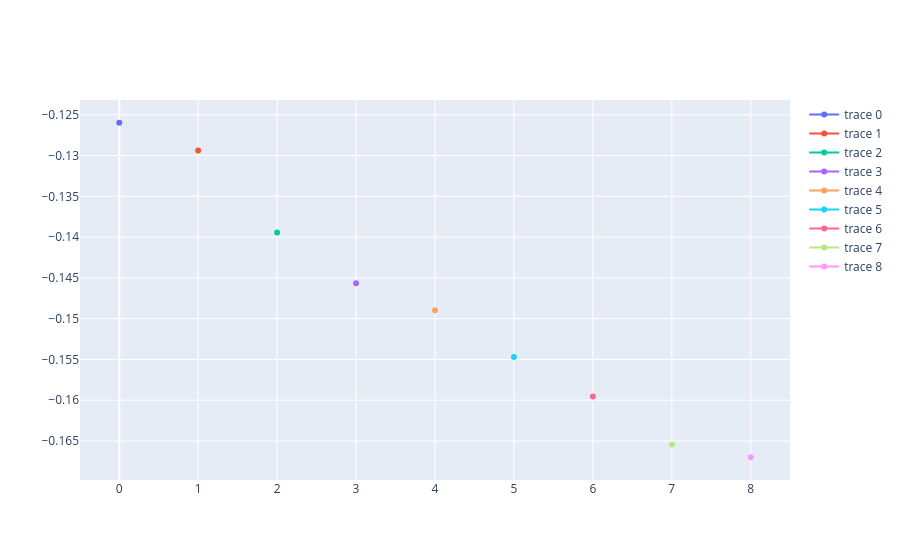

The code cell stored with this chart in its notebook:
### Code cell
# Plot hw vs trace point
# The trace point is selected where "the traces look different".
fig = pgo.Figure()
for hw, trace in grouped_data.items():
    fig.add_trace(pgo.Scatter(x=[hw], y=[trace[61]]))
fig.show()
# => We see that the hamming weight of the input is proportional
# to the current consumption in the moment where the input is processed.

### Figure 1 — Plotly figure (JSON) as saved in the notebook; plotly's stock layout.template omitted (floating-point values rounded to 4 significant figures)
{"data": [{"type": "scatter", "x": [0], "y": [-0.126]}, {"type": "scatter", "x": [1], "y": [-0.1294]}, {"type": "scatter", "x": [2], "y": [-0.1394]}, {"type": "scatter", "x": [3], "y": [-0.1457]}, {"type": "scatter", "x": [4], "y": [-0.149]}, {"type": "scatter", "x": [5], "y": [-0.1547]}, {"type": "scatter", "x": [6], "y": [-0.1596]}, {"type": "scatter", "x": [7], "y": [-0.1654]}, {"type": "scatter", "x": [8], "y": [-0.167]}], "layout": {}}
